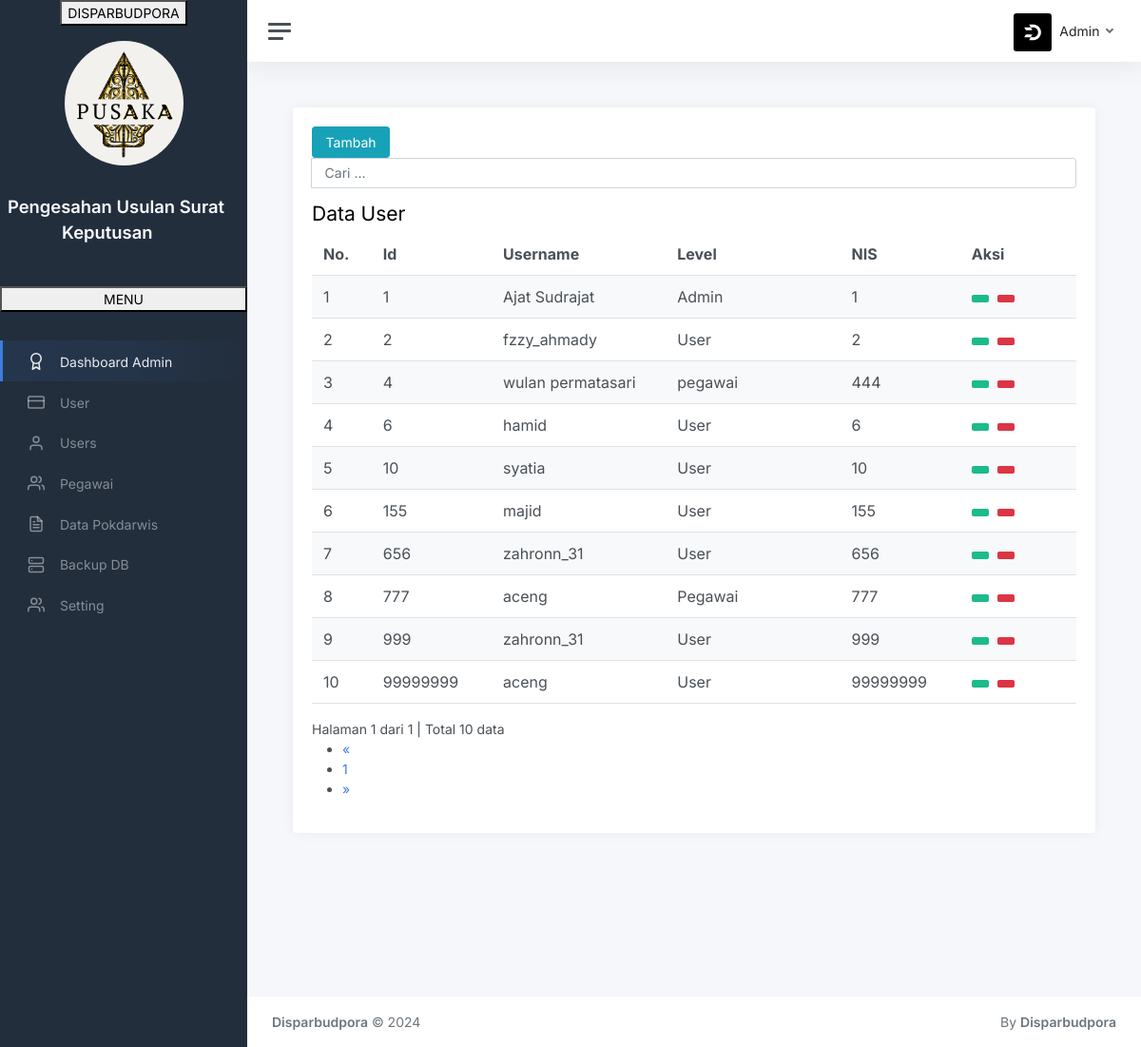
Before: /index.php?page=user-tampil (signed in) with the older database file.
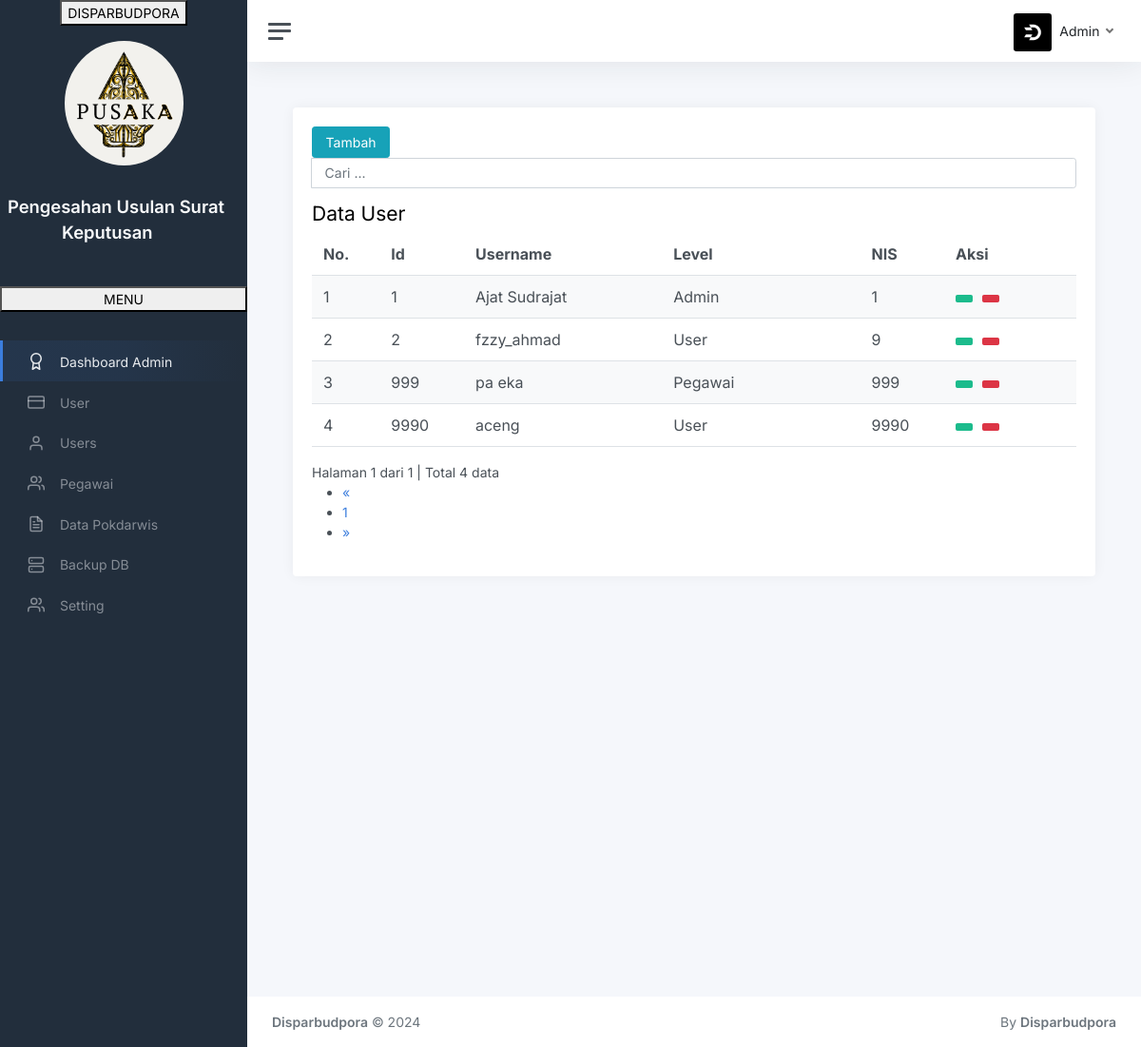
After: the same page with the newer database file.
### tables this page shows
CREATE TABLE `user` (
  `id` bigint(12) NOT NULL AUTO_INCREMENT,
  `username` varchar(30) NOT NULL,
  `password` varchar(30) NOT NULL,
  `level` varchar(30) NOT NULL,
  `nis` varchar(9) NOT NULL,
  PRIMARY KEY (`id`)
);

### user/tampil-data.php (the view, shortened to what this page needs)
<?php
if (isset($_POST['cari'])) {
  $cari = $_POST['cari'];
} else {
  $cari = "";
}
?>
<div class="row">
  <div class="col-md-12">
    <div class="page-header">
      <?php
      if ($_SESSION['level'] == "Admin") {
        echo "<a class='btn btn-info' href='?page=tambah'>
      <i class='glyphicon glyphicon-plus'></i> Tambah </a>";
      } else if ($_SESSION['level'] == "Siswa") {
        echo "Gak boleh masukin data";
      }
      ?>
      <div class="pull-right btn-tambah">
        <form class="form-inline" method="POST" action="index.php">
          <div class="form-group">
            <div class="input-group">
              <input type="text" class="form-control" name="cari" placeholder="Cari ..." autocomplete="off" value="<?php echo $cari; ?>">
            </div>
          </div>
        </form>
      </div>
    </div>
    <div class="panel panel-default">
      <div class="panel-heading">
        <h3 class="panel-title">Data User</h3>
      </div>
      <div class="panel-body">
        <div class="table-responsive">
          <table class="table table-striped table-hover">
            <thead>
              <tr>
                <th>No.</th>
                <th>Id</th>
                <th>Username</th>
                <th>Level</th>
                <th>NIS</th>
                <th class='center'>Aksi</th>
              </tr>
            </thead>
            <tbody>
              <?php
              $batas = 10;
              if (isset($cari)) {
                $jumlah_record = mysqli_query($db, "SELECT * FROM user
                                                    WHERE nis LIKE '%$cari%' OR username LIKE '%$cari%'")
                  or die('Ada kesalahan pada query jumlah_record: ' . mysqli_error($db));
              } else {
                $jumlah_record = mysqli_query($db, "SELECT * FROM user")
                  or die('Ada kesalahan pada query jumlah_record: ' . mysqli_error($db));
              }
              $jumlah  = mysqli_num_rows($jumlah_record);
              $halaman = ceil($jumlah / $batas);
              $page    = (isset($_GET['hal'])) ? (int)$_GET['hal'] : 1;
              $mulai   = ($page - 1) * $batas;
              $no = 1;
              if (isset($cari)) {
                $query = mysqli_query($db, "SELECT * FROM user
                                            WHERE nis LIKE '%$cari%' OR username LIKE '%$cari%'
                                            ORDER BY id LIMIT $mulai, $batas")
                  or die('Ada kesalahan pada query user: ' . mysqli_error($db));
              } else {
                $query = mysqli_query($db, "SELECT * FROM user
                                            ORDER BY id LIMIT $mulai, $batas")
                  or die('Ada kesalahan pada query user: ' . mysqli_error($db));
              }
              while ($data = mysqli_fetch_assoc($query)) {
                echo "  <tr>
                      <td width='20' >$no</td>
                      <td width='50'>$data[id]</td>
                      <td width='150'>$data[username]</td>
                      <td width='150'>$data[level]</td>
                      <td width='50'>$data[nis]</td>
                      <td width='100' class='center'>
                        <div class=''>
                        <a data-toggle='tooltip' data-placement='top' title='Detail' style='margin-right:5px' class='btn btn-success btn-sm' href='?page=detail&id=$data[id]'>
                            <i class='glyphicon glyphicon-eye-open'></i>
                          </a> ";
              ?>
                <a data-toggle="tooltip" data-placement="top" title="Hapus" class="btn btn-danger btn-sm" href="?page=proses-hapus&id=<?php echo $data['id']; ?>" onclick="return confirm('Anda yakin ingin menghapus user <?php echo $data['username']; ?>?');"><i class="glyphicon glyphicon-trash"></i></a>
              <?php
                echo "
                        </div>
                      </td>
                    </tr>";
                $no++;
              }
              ?>
            </tbody>
          </table>
          <?php
          if (empty($_GET['hal'])) {
            $halaman_aktif = '1';
          } else {
            $halaman_aktif = $_GET['hal'];
          }
          ?>
          <a>
            Halaman <?php echo $halaman_aktif; ?> dari <?php echo $halaman; ?> |
            Total <?php echo $jumlah; ?> data
          </a>
          <nav>
            <ul class="pagination pull-right">
              <?php
              if ($halaman_aktif <= '1') { ?>
                <li class="disabled">
                  <a href="" aria-label="Previous">
                    <span aria-hidden="true">&laquo;</span>
                  </a>
                </li>
              <?php
              }
              ?>
              <?php
              for ($x = 1; $x <= $halaman; $x++) { ?>
                <li class="">
                  <a href="?page=user-tampil&hal=<?php echo $x ?>"><?php echo $x ?></a>
                </li>
              <?php
              }
              ?>
              <?php
              if ($halaman_aktif >= $halaman) { ?>
                <li class="disabled">
                  <a href="" aria-label="Next">
                    <span aria-hidden="true">&raquo;</span>
                  </a>
                </li>
              <?php
              }
              ?>
            </ul>
          </nav>
        </div>
      </div>
    </div>
  </div>
</div>

### index.php (shortened to what this page needs)
<html lang="en">
<head>
	<link href="assets/css/app.css" rel="stylesheet">
</head>
<body>
	<div class="wrapper">
		<nav id="sidebar" class="sidebar js-sidebar">
			<?php
			if ($_SESSION['level'] == "Admin") {
				include 'menu/menu-admin.php';
			} else if ($_SESSION['level'] == "Pegawai") {
				include 'menu/menu-pegawai.php';
			} else if ($_SESSION['level'] == "User") {
				include 'menu/menu-user.php';
			}
			?>
		</nav>
		<div class="main">
			<nav class="navbar navbar-expand navbar-light navbar-bg">
				<a class="sidebar-toggle js-sidebar-toggle">
					<i class="hamburger align-self-center"></i>
				</a>
				<div class="navbar-collapse collapse">
					<ul class="navbar-nav navbar-align">
						<li class="nav-item dropdown">
							<a class="nav-link dropdown-toggle d-none d-sm-inline-block" href="#" data-bs-toggle="dropdown">
								<img src="assets/img/avatars/logo.jpg" class="avatar img-fluid rounded me-1" alt="Charles Hall" /> <span class="text-dark"> <?php echo $_SESSION['level']; ?>
								</span>
							</a>
						</li>
					</ul>
				</div>
			</nav>
			<main class="content">
				<div class="container-fluid p-0">
					<div class="row">
						<div class="col-12">
							<div class="card">
								<div class="card-body">
									<?php
									if ($_SESSION['level'] == "Admin") {
										include 'routes/admin-routes.php';
									} else if ($_SESSION['level'] == "Pegawai") {
										include 'routes/pegawai-routes.php';
									} else if ($_SESSION['level'] == "User") {
										include 'routes/user-routes.php';
									} else if ($_SESSION['level'] == "") {
										include 'routes/other.php';
									}
									?>
								</div>
							</div>
						</div>
					</div>
				</div>
			</main>
			<footer class="footer">
				<div class="container-fluid">
					<div class="row text-muted">
						<div class="col-6 text-start">
							<p class="mb-0">
								<a class="text-muted" href="https://adminkit.io/" target="_blank"><strong>Disparbudpora</strong></a> &copy; 2024
							</p>
						</div>
						<div class="col-6 text-end">
							<ul class="list-inline">
								<li class="list-inline-item">
									<a class="text-muted" href="https://instagram.com/disparbudporakab.smd" target="_blank">By <b>Disparbudpora</b></a>
								</li>
							</ul>
						</div>
					</div>
				</div>
			</footer>
		</div>
	</div>
</body>
</html>

### menu/menu-admin.php (shortened to what this page needs)
<div class="text-center">
    <button type="button" class="navbar-toggle collapsed" data-toggle="collapse" data-target="#bs-example-navbar-collapse-1" aria-expanded="false">
            <span class="sr-only">DISPARBUDPORA</span>
        </button>
        <p><div class="text-center">
		<img src="assets/img/icons/logopusaka.png" alt="logo" class="img-fluid rounded-circle" width="125" height="125" >
		</div></p>
        <a class="navbar-brand" href="index.php">
            <b>Pengesahan Usulan
             Surat<br> Keputusan</b> <span class="badge">
    </div>
            <?php
            $ids = $_SESSION['id'];
            ?>
<html>
<body>
    <div class="sidebar-content js-simplebar">
    <button type="button" class="navbar-toggle collapsed" data-toggle="collapse" data-target="#bs-example-navbar-collapse-1" aria-expanded="false">
            <span class="sr-only">MENU</span>
        </button>
        <ul class="sidebar-nav">
            <li class="sidebar-header">
            </li>
            <li class="sidebar-item active">
                <a class="sidebar-link" href="index.php">
                    <i class="align-middle" data-feather="award"></i> <span class="align-middle">Dashboard Admin</span>
                </a>
            </li>
            <li class="sidebar-item">
                <a class="sidebar-link" href="?page=user-tampil">
                    <i class="align-middle" data-feather="credit-card"></i> <span class="align-middle">User</span>
                </a>
            </li>
            <li class="sidebar-item">
                <a class="sidebar-link" href="?page=users-tampil">
                    <i class="align-middle" data-feather="user"></i> <span class="align-middle">Users</span>
                </a>
            </li>
            <li class="sidebar-item">
                <a class="sidebar-link" href="?page=pegawai-tampil">
                    <i class="align-middle" data-feather="users"></i> <span class="align-middle">Pegawai</span>
                </a>
            </li>
            <li class="sidebar-item">
                <a class="sidebar-link" href="?page=seminar-tampil">
                    <i class="align-middle" data-feather="file-text"></i> <span class="align-middle">Data Pokdarwis</span>
                </a>
            </li>
            <li class="sidebar-item">
                <a class="sidebar-link" href="config/backup.php">
                    <i class="align-middle" data-feather="server"></i> <span class="align-middle">Backup DB</span>
                </a>
            </li>
            <li class="sidebar-item">
                <a class="sidebar-link" href="?page=ubah&id=<?php echo $ids ?>">
                    <i class="align-middle" data-feather="users"></i> <span class="align-middle">
                        Setting
                    </span>
                </a>
            </li>
        </ul>
    </div>
</body>
</html>

### routes/admin-routes.php
<?php
if (empty($_GET["page"])) {
    include "dashboard/dashboard-admin.php";
} elseif ($_GET['page'] == 'user-tampil') {
    include "user/tampil-data.php";
} elseif ($_GET['page'] == 'tambah') {
    include "user/form-tambah.php";
} elseif ($_GET['page'] == 'proses-simpan') {
    include "user/proses-simpan.php";
} elseif ($_GET['page'] == 'ubah') {
    include "user/form-ubah.php";
} elseif ($_GET['page'] == 'proses-ubah') {
    include "user/proses-ubah.php";
} elseif ($_GET['page'] == 'detail') {
    include "user/detail.php";
} elseif ($_GET['page'] == 'proses-hapus') {
    include "user/proses-hapus.php";
} elseif ($_GET['page'] == 'pegawai-tampil') {
    include "pegawai/tampil.php";
} elseif ($_GET['page'] == 'pegawai-tambah') {
    include "pegawai/tambah.php";
} elseif ($_GET['page'] == 'pegawai-simpan') {
    include "pegawai/simpan.php";
} elseif ($_GET['page'] == 'pegawai-detail') {
    include "pegawai/detail.php";
} elseif ($_GET['page'] == 'pegawai-edit') {
    include "pegawai/edit.php";
} elseif ($_GET['page'] == 'pegawai-update') {
    include "pegawai/update.php";
} elseif ($_GET['page'] == 'pegawai-hapus') {
    include "pegawai/hapus.php";
} elseif ($_GET['page'] == 'pegawai-print-detail') {
    include "pegawai/print-detail.php";
} elseif ($_GET['page'] == 'pegawai-kirim') {
    include "pegawai/kirim.php";
} elseif ($_GET['page'] == 'users-tampil') {
    include "users/tampil.php";
} elseif ($_GET['page'] == 'users-detail') {
    include "users/detail.php";
} elseif ($_GET['page'] == 'aktivasi-users') {
    include "users/aktivasi-users.php";
} elseif ($_GET['page'] == 'aktivasi') {
    include "users/aktivasi.php";
} elseif ($_GET['page'] == 'users-hapus') {
    include "users/hapus.php";
} elseif ($_GET['page'] == 'users-print-detail') {
    include "users/print-detail.php";
} elseif ($_GET['page'] == 'seminar-tampil') {
    include "seminar/tampil.php";
} elseif ($_GET['page'] == 'seminar-detail') {
    include "seminar/detail.php";
} elseif ($_GET['page'] == 'seminar-print-detail') {
    include "seminar/print-detail.php";
} elseif ($_GET['page'] == 'aktivasi-seminar') {
    include "seminar/aktivasi-seminar.php";
} elseif ($_GET['page'] == 'aktivasi-sem') {
    include "seminar/aktivasi.php";
} elseif ($_GET['page'] == 'seminar-hapus') {
    include "seminar/hapus.php";
} elseif ($_GET['page'] == 'tampil-nilai') {
    include "seminar/tampil-nilai.php";
}

Changed rows visible on the page:
removed user: id "4", username "wulan permatasari", level "pegawai", nis "444"
removed user: id "6", username "hamid", level "User", nis "6"
removed user: id "10", username "syatia", level "User", nis "10"
removed user: id "155", username "majid", level "User", nis "155"
removed user: id "656", username "zahronn_31", level "User", nis "656"
removed user: id "777", username "aceng", level "Pegawai", nis "777"
removed user: id "99999999", username "aceng", level "User", nis "99999999"
changed user id 2: username "fzzy_ahmady" → "fzzy_ahmad"; nis "2" → "9"
changed user id 999: username "zahronn_31" → "pa eka"; level "User" → "Pegawai"
added user: id "9990", username "aceng", level "User", nis "9990"
Other visible differences:
$jumlah: "10" → "4"
